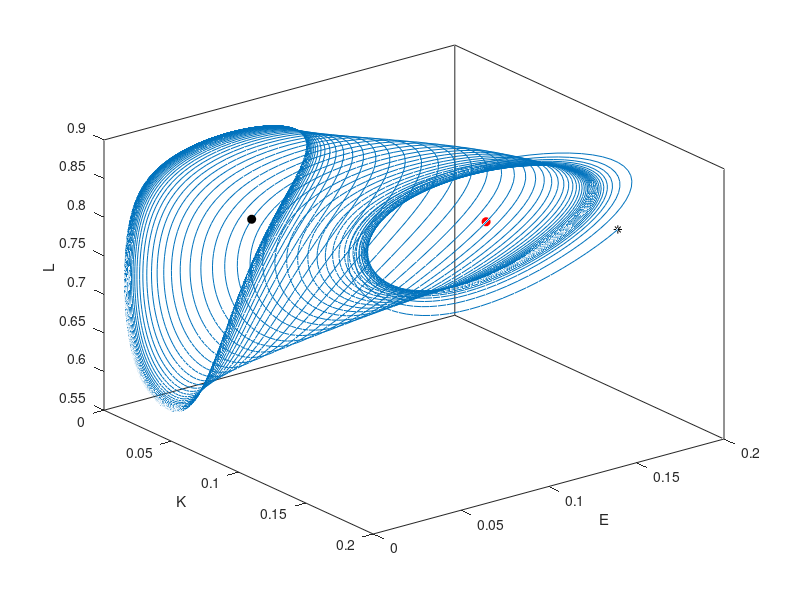

This chart was generated by the following MATLAB code:
%%%% Simulation of the 3 eqns dynamical system dot{K}, dot{E}, dot{L}
% realization of a trajectory in the space starting form a specific point.
% In this case I show an example of trajectory when the conditions of 
% Lemma 7 in the theory does not hold
% result: two limit cycles around P1* and P2*

clear; close all;
t0=0;
T=1200;
h=0.1;
%% parameters of the model
alpha = 0.19;
beta = 0.8; 
gamma = 0.8;
delta = 8.42228;
epsil = 0.2;
eta = 4/9;
theta = 0.19;
E_bar = 7.06;
star_L = beta/(beta+epsil);

%% equations
f = @(x) epsil*((1-x)^((epsil-eta*(1+epsil))/eta))*(x^(1-beta))/beta; 
diff_f = @(x) -(epsil*((1-x)^((epsil-eta*(1+epsil))/eta))...
    *(((beta+epsil)*eta-epsil)*x+(1-beta)*eta))/(beta*eta*(x-1)*(x^beta));

K_f = @(K, E, L) (K^alpha)*(L^(beta-1))*(E^gamma)*((beta+epsil)*L-beta)/epsil;
E_f = @(K, E, L) E*(E_bar-E)-delta*(K^alpha)*(L^beta)*(E^gamma);
L_f = @(K, E, L) (f(L)/diff_f(L))*(alpha*(K^(alpha-1))*(L^(beta-1))*(E^gamma)...
    *((beta+epsil)*L-beta)/epsil + gamma*(E_bar-E-delta*(K^alpha)*(L^beta)*(E^(gamma-1)))...
    +(theta-alpha*(K^(alpha-1))*(L^beta)*(E^gamma))/eta);

%% Runge-Kutta  
%>>> initial point
Elv(1)=0.16575449;
Klv(1)=0.16575449;
Llv(1)=0.815;  

N=(T-t0)/h;
% Runge-Kutta coefficients calcualtion of steps
for n = 1:N
    K1k = K_f(Klv(n), Elv(n), Llv(n));
    K1e = E_f(Klv(n), Elv(n), Llv(n));
    K1l = L_f(Klv(n), Elv(n), Llv(n));
    K2k = K_f(Klv(n) + h*K1k/2, Elv(n) + h*K1e/2, Llv(n) + h*K1l/2);
    K2e = E_f(Klv(n) + h*K1k/2, Elv(n) + h*K1e/2, Llv(n) + h*K1l/2);
    K2l = L_f(Klv(n) + h*K1k/2, Elv(n) + h*K1e/2, Llv(n) + h*K1l/2);
    K3k = K_f(Klv(n) + h*K2k/2, Elv(n) + h*K2e/2, Llv(n) + h*K2l/2);
    K3e = E_f(Klv(n) + h*K2k/2, Elv(n) + h*K2e/2, Llv(n) + h*K2l/2);
    K3l = L_f(Klv(n) + h*K2k/2, Elv(n) + h*K2e/2, Llv(n) + h*K2l/2);
    K4k = K_f(Klv(n) + h*K3k, Elv(n) + h*K3e, Llv(n) + h*K3l);
    K4e = E_f(Klv(n) + h*K3k, Elv(n) + h*K3e, Llv(n) + h*K3l);
    K4l = L_f(Klv(n) + h*K3k, Elv(n) + h*K3e, Llv(n) + h*K3l);
    Klv(n+1) = Klv(n) + h*(K1k + 2*K2k + 2*K3k + K4k)/6;
    Elv(n+1) = Elv(n) + h*(K1e + 2*K2e + 2*K3e + K4e)/6;
    Llv(n+1) = Llv(n) + h*(K1l + 2*K2l + 2*K3l + K4l)/6;
end

%% graph plotting
figure(1)
plot3(Elv,Klv,Llv)
set(gca,'YDir','reverse')
hold on 
plot3(0.05137271,0.04274997,star_L,'o','Color','k','MarkerFaceColor','k') %P1*
hold on
plot3(0.13355449,0.10983462,star_L,'o','Color','r','MarkerFaceColor','r') %P2*
hold on
plot3(Elv(1),Klv(1),Llv(1),'*','MarkerSize',6,'Color','k')% starting point
xlabel('E')
ylabel('K')
zlabel('L')
% legend('Trajectory','Fixed point P_1^*','Fixed point P_2^*','Starting point')
box on
hold off
